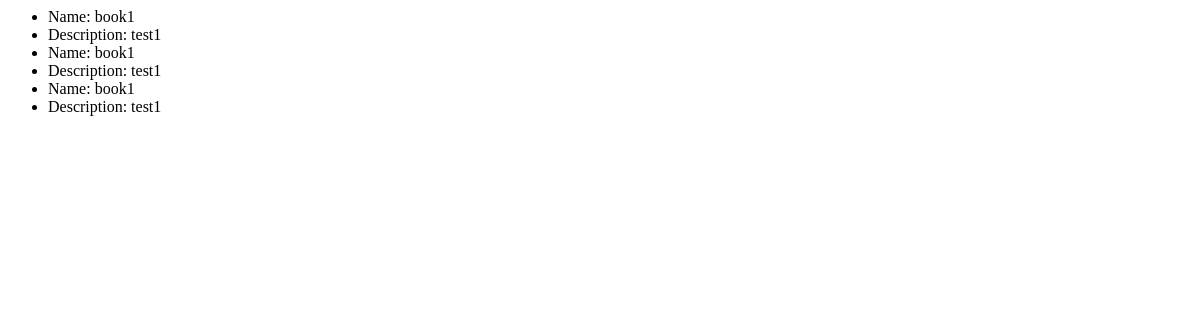
The app's page /store/book_list/, older data.
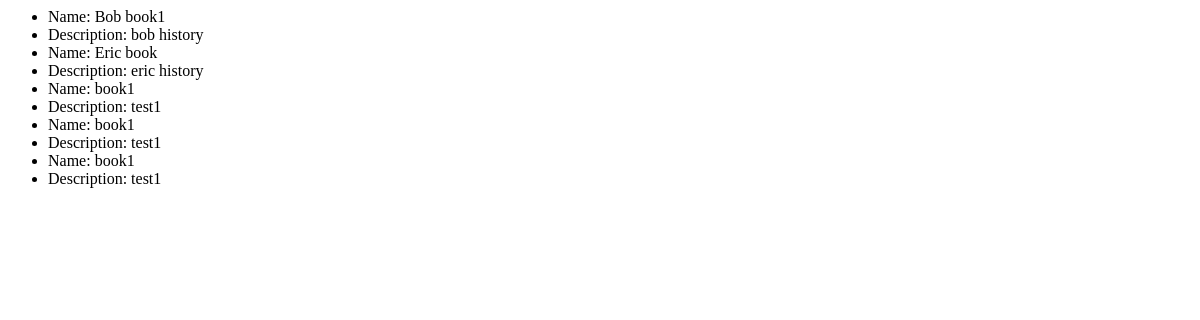
The same page, newer data.
### store/models.py (models this page shows, shortened)
class BaseModel(models.Model):
    create_at = models.DateTimeField()
    update_at = models.DateTimeField()
    class Meta:
        abstract = True

class Books(BaseModel):
    name = models.CharField(max_length=255)
    description = models.CharField(max_length=1000)
    price = models.IntegerField()
    class Meta:
        db_table = "books"

### store/views.py (the view)
# urls.py: path('book_list/', BookListView.as_view(), name="book_list"),
class BookListView(ListView):
    model = Books
    template_name = "book_list.html"
    def get_queryset(self):
        queryset = super(BookListView, self).get_queryset()
        if "name" in self.kwargs:
            queryset = queryset.filter(name__startswith=self.kwargs["name"])
        queryset = queryset.order_by("description")
        return queryset

### templates/book_list.html
<ul>
    {% for object in object_list %}
        <li>Name: {{ object.name }}</li>
        <li>Description: {{ object.description }}</li>
    {% endfor %}
</ul>

Row changes from the older to the newer data that the page shows:
added Books: name "Bob book1", description "bob history"
added Books: name "Eric book", description "eric history"
